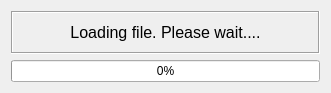
<?xml version="1.0" encoding="UTF-8"?>
<ui version="4.0">
 <class>FormLoading</class>
 <widget class="QWidget" name="FormLoading">
  <property name="geometry">
   <rect>
    <x>0</x>
    <y>0</y>
    <width>331</width>
    <height>93</height>
   </rect>
  </property>
  <property name="windowTitle">
   <string>OCR</string>
  </property>
  <property name="windowIcon">
   <iconset resource="textbox.qrc">
    <normaloff>:/newPrefix/mfmclogo.ico</normaloff>:/newPrefix/mfmclogo.ico</iconset>
  </property>
  <layout class="QVBoxLayout" name="verticalLayout">
   <item>
    <widget class="QLabel" name="label_2">
     <property name="frameShape">
      <enum>QFrame::Box</enum>
     </property>
     <property name="frameShadow">
      <enum>QFrame::Sunken</enum>
     </property>
     <property name="text">
      <string>&lt;html&gt;&lt;head/&gt;&lt;body&gt;&lt;p&gt;&lt;span style=&quot; font-size:12pt;&quot;&gt;Loading file. Please wait....&lt;/span&gt;&lt;/p&gt;&lt;/body&gt;&lt;/html&gt;</string>
     </property>
     <property name="scaledContents">
      <bool>false</bool>
     </property>
     <property name="alignment">
      <set>Qt::AlignCenter</set>
     </property>
    </widget>
   </item>
   <item>
    <widget class="QProgressBar" name="progressBar">
     <property name="value">
      <number>0</number>
     </property>
     <property name="orientation">
      <enum>Qt::Horizontal</enum>
     </property>
    </widget>
   </item>
  </layout>
 </widget>
 <resources>
  <include location="textbox.qrc"/>
 </resources>
 <connections/>
</ui>
